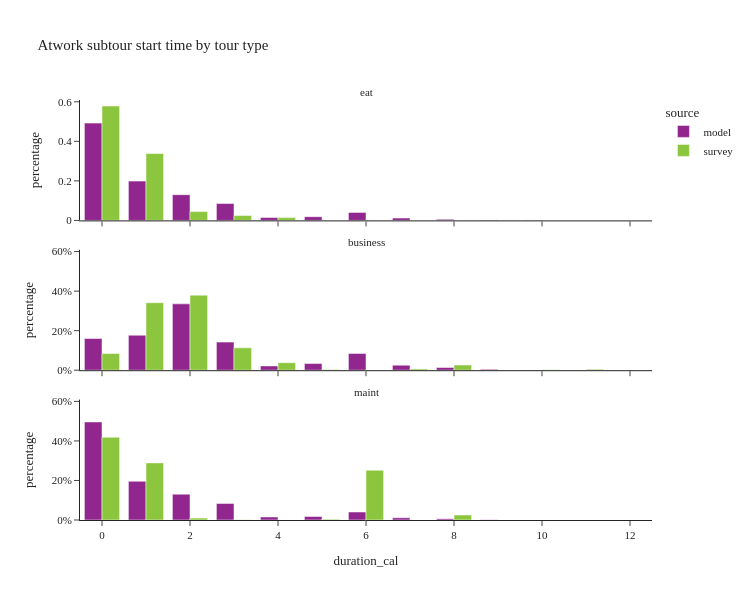

The code cell stored with this chart in its notebook:
### Code cell
util.plot_share_facetbar(atwork_subtour, 'tour_weight', share_col="duration_cal", title="Atwork subtour start time by tour type", 
                             facet_col='tour_type', facet_col_wrap=1, height=600, orientation='v')

### Figure 1 — Plotly figure (JSON) as saved in the notebook; plotly's stock layout.template omitted (floating-point values rounded to 4 significant figures)
{"data": [{"alignmentgroup": "True", "customdata": [[159500], [64459], [42204], [27677], [4669], [6061], [13146], [3870], [1859], [485], [127], [8], [2]], "hovertemplate": "source=model<br>tour_type=eat<br>duration_cal=%{x}<br>percentage=%{y}<br>sample_size=%{customdata[0]}<extra></extra>", "legendgroup": "model", "marker": {"color": "#91268F", "pattern": {"shape": ""}}, "name": "model", "offsetgroup": "model", "orientation": "v", "showlegend": true, "textposition": "auto", "type": "bar", "x": [0.0, 1.0, 2.0, 3.0, 4.0, 5.0, 6.0, 7.0, 8.0, 9.0, 10.0, 11.0, 12.0], "xaxis": "x3", "y": [0.4922, 0.1989, 0.1302, 0.08541, 0.01441, 0.0187, 0.04057, 0.01194, 0.005736, 0.001497, 0.0003919, 2.469e-05, 6.172e-06], "yaxis": "y3"}, {"alignmentgroup": "True", "customdata": [[11729], [12969], [24576], [10403], [1590], [2464], [6219], [1859], [997], [323], [87], [2], [1]], "hovertemplate": "source=model<br>tour_type=business<br>duration_cal=%{x}<br>percentage=%{y}<br>sample_size=%{customdata[0]}<extra></extra>", "legendgroup": "model", "marker": {"color": "#91268F", "pattern": {"shape": ""}}, "name": "model", "offsetgroup": "model", "orientation": "v", "showlegend": false, "textposition": "auto", "type": "bar", "x": [0.0, 1.0, 2.0, 3.0, 4.0, 5.0, 6.0, 7.0, 8.0, 9.0, 10.0, 11.0, 12.0], "xaxis": "x2", "y": [0.1602, 0.1771, 0.3357, 0.1421, 0.02172, 0.03365, 0.08494, 0.02539, 0.01362, 0.004411, 0.001188, 2.732e-05, 1.366e-05], "yaxis": "y2"}, {"alignmentgroup": "True", "customdata": [[25285], [9984], [6665], [4273], [782], [914], [2059], [577], [328], [79], [25]], "hovertemplate": "source=model<br>tour_type=maint<br>duration_cal=%{x}<br>percentage=%{y}<br>sample_size=%{customdata[0]}<extra></extra>", "legendgroup": "model", "marker": {"color": "#91268F", "pattern": {"shape": ""}}, "name": "model", "offsetgroup": "model", "orientation": "v", "showlegend": false, "textposition": "auto", "type": "bar", "x": [0.0, 1.0, 2.0, 3.0, 4.0, 5.0, 6.0, 7.0, 8.0, 9.0, 10.0], "xaxis": "x", "y": [0.4961, 0.1959, 0.1308, 0.08383, 0.01534, 0.01793, 0.0404, 0.01132, 0.006435, 0.00155, 0.0004905], "yaxis": "y"}, {"alignmentgroup": "True", "customdata": [[56], [57], [11], [4], [1]], "hovertemplate": "source=survey<br>tour_type=eat<br>duration_cal=%{x}<br>percentage=%{y}<br>sample_size=%{customdata[0]}<extra></extra>", "legendgroup": "survey", "marker": {"color": "#8CC63E", "pattern": {"shape": ""}}, "name": "survey", "offsetgroup": "survey", "orientation": "v", "showlegend": true, "textposition": "auto", "type": "bar", "x": [0.0, 1.0, 2.0, 3.0, 4.0], "xaxis": "x3", "y": [0.5786, 0.3381, 0.04453, 0.02451, 0.01424], "yaxis": "y3"}, {"alignmentgroup": "True", "customdata": [[8], [38], [21], [9], [11], [3], [1], [2], [1], [1], [1]], "hovertemplate": "source=survey<br>tour_type=business<br>duration_cal=%{x}<br>percentage=%{y}<br>sample_size=%{customdata[0]}<extra></extra>", "legendgroup": "survey", "marker": {"color": "#8CC63E", "pattern": {"shape": ""}}, "name": "survey", "offsetgroup": "survey", "orientation": "v", "showlegend": false, "textposition": "auto", "type": "bar", "x": [0.0, 1.0, 2.0, 3.0, 4.0, 5.0, 6.0, 7.0, 8.0, 10.0, 11.0], "xaxis": "x2", "y": [0.08421, 0.3416, 0.3796, 0.1131, 0.03813, 0.00355, 0.0, 0.006406, 0.02616, 0.002222, 0.005031], "yaxis": "y2"}, {"alignmentgroup": "True", "customdata": [[56], [38], [13], [2], [1], [1], [3], [1]], "hovertemplate": "source=survey<br>tour_type=maint<br>duration_cal=%{x}<br>percentage=%{y}<br>sample_size=%{customdata[0]}<extra></extra>", "legendgroup": "survey", "marker": {"color": "#8CC63E", "pattern": {"shape": ""}}, "name": "survey", "offsetgroup": "survey", "orientation": "v", "showlegend": false, "textposition": "auto", "type": "bar", "x": [0.0, 1.0, 2.0, 3.0, 4.0, 5.0, 6.0, 8.0], "xaxis": "x", "y": [0.4187, 0.2889, 0.00968, 0.00113, 0.0, 0.004234, 0.2519, 0.02541], "yaxis": "y"}], "layout": {"annotations": [{"font": {}, "showarrow": false, "text": "maint", "x": 0.5, "xanchor": "center", "xref": "paper", "y": 0.2867, "yanchor": "bottom", "yref": "paper"}, {"font": {}, "showarrow": false, "text": "business", "x": 0.5, "xanchor": "center", "xref": "paper", "y": 0.6433, "yanchor": "bottom", "yref": "paper"}, {"font": {}, "showarrow": false, "text": "eat", "x": 0.5, "xanchor": "center", "xref": "paper", "y": 1.0, "yanchor": "bottom", "yref": "paper"}], "barmode": "group", "height": 600, "legend": {"title": {"text": "source"}, "tracegroupgap": 0}, "title": {"text": "Atwork subtour start time by tour type"}, "width": 750, "xaxis": {"anchor": "y", "domain": [0.0, 1.0], "title": {"text": "duration_cal"}}, "xaxis2": {"anchor": "y2", "domain": [0.0, 1.0], "matches": "x", "showticklabels": false}, "xaxis3": {"anchor": "y3", "domain": [0.0, 1.0], "matches": "x", "showticklabels": false}, "yaxis": {"anchor": "x", "domain": [0.0, 0.2867], "tickformat": ".0%", "title": {"text": "percentage"}}, "yaxis2": {"anchor": "x2", "domain": [0.3567, 0.6433], "matches": "y", "tickformat": ".0%", "title": {"text": "percentage"}}, "yaxis3": {"anchor": "x3", "domain": [0.7133, 1.0], "matches": "y", "title": {"text": "percentage"}}}}
